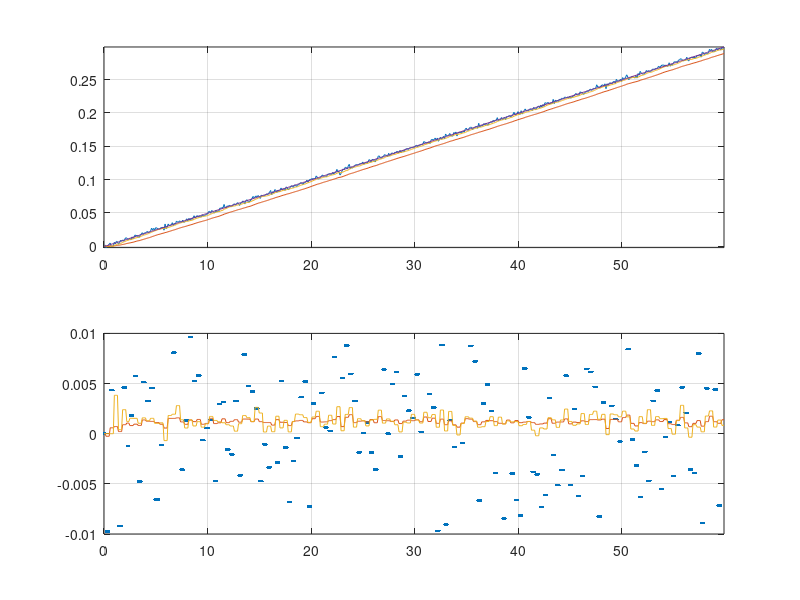
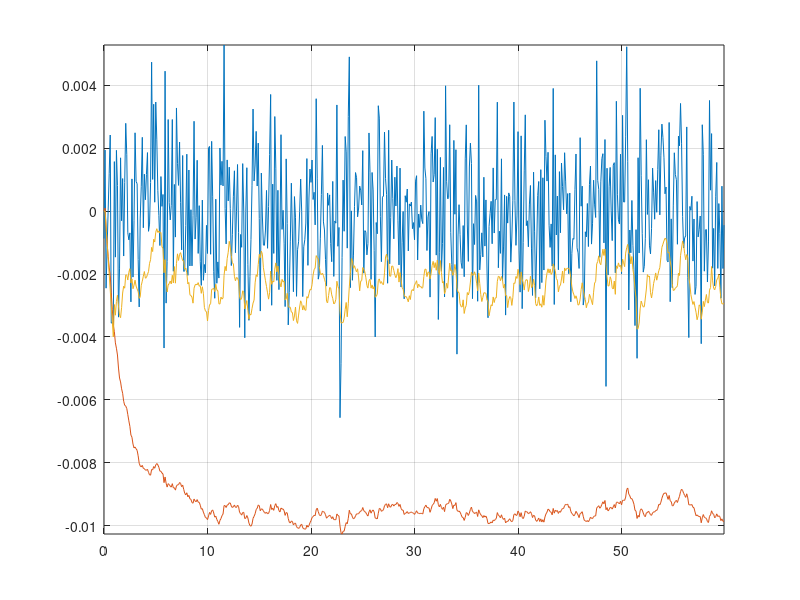

These figures' MATLAB source, in order:
% Date:   17 Dec 2018 
% 
% ------------------------------------------------------------------------
close all
clear all
clc
dt   = 0.1;          % [s] Gyro Sampling Time 
tdur = 60;           % [s] Time Duration
N    = tdur/dt;        % [] Number of Samples
tout = 0:dt:tdur-dt;

sig_v = 0.033/180*pi;  % [rad/s^0.5] Angular Random Walk
sig_u = 0/180*pi;   % [rad/s^1.5] Rate Random Walk

bias  = [0.00;0.0;0.0];


% Initialisation
i = 1;
bias(i+1) = bias(i)+sig_u*dt^0.5*randn(1,1);

y(i) = sqrt(sig_v^2/dt)*randn(1,1)+0.5*(bias(i+1)+bias(i));
y_filter(i) = 0;
y_avg_filter(i) = 0;
ydot_filter(i) = 0;
ydot(i) = 0;
% Average Moving Filter
cnt = 0;
y_total = 0;

% Time
t_next = 0;
t_interval = 0.4;

% DISCRETE GYRO MODELING MEASUREMENT
for i = 2:N+1

   bias(i+1) = bias(i)+sig_u*dt^0.5*randn(1,1);
   y_clean(i) = 0.01*(0.5*tout(i-1));
   y(i) = y_clean(i)+sqrt(sig_v^2/dt)*randn(1,1)+0.5*(bias(i+1)+bias(i));
   
   % Complimentary Filter
   y_filter(i) = 0.05*y(i) + 0.95*y_filter(i-1);
   
   % Average Moving Filter
   if i > 10
    % Calculate last 10 measurement
    for cnt = i:-1:i-9
       y_total = y_total + y(cnt);
    end
    
    y_avg_filter(i) = y_total/10;
    y_total = 0;
   end
   
   if tout(i-1)>t_next
       t_next = t_next+t_interval;
       ydot(i) = (y(i)-y(i-1))/t_interval;
       ydot_filter(i) = (y_filter(i)-y_filter(i-1))/t_interval;
       if i > 10
       ydot_avg_filter(i) = (y_avg_filter(i)-y_avg_filter(i-1))/t_interval;
       end
   else
         ydot(i) = ydot(i-1);
         ydot_filter(i) =  ydot_filter(i-1);
       if i > 10
        ydot_avg_filter(i) = ydot_avg_filter(i-1);
       end

   end
   
end

%% PLOT
figure
subplot(2,1,1)
plot(tout,y(1:end-1))
grid on;hold on;
plot(tout,y_filter(1:end-1));
plot(tout,y_avg_filter(1:end-1))
plot(tout,y_clean(1:end-1))
axis([-inf inf -inf inf])

subplot(2,1,2)

plot(tout,ydot(1:end-1),'.')
grid on;hold on;
plot(tout,ydot_filter(1:end-1));
plot(tout,ydot_avg_filter(1:end-1))
axis([-inf inf -0.01 0.01])

figure
plot(tout,y(1:end-1)-y_clean(1:end-1))
grid on;hold on;
plot(tout,(y_filter(1:end-1)-y_clean(1:end-1)));
plot(tout,(y_avg_filter(1:end-1)-y_clean(1:end-1)))
axis([-inf inf -inf inf])

fprintf('y std: %.6f \n',std(y-y_clean));
fprintf('y_avg_filter std: %.6f \n',std(y_avg_filter-y_clean));
fprintf('y_filter std: %.6f \n',std(y_filter-y_clean));